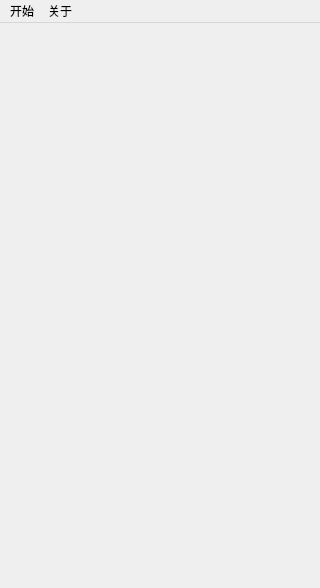
<?xml version="1.0" encoding="UTF-8"?>
<ui version="4.0">
 <class>MainScene</class>
 <widget class="QMainWindow" name="MainScene">
  <property name="geometry">
   <rect>
    <x>0</x>
    <y>0</y>
    <width>320</width>
    <height>588</height>
   </rect>
  </property>
  <property name="minimumSize">
   <size>
    <width>320</width>
    <height>588</height>
   </size>
  </property>
  <property name="maximumSize">
   <size>
    <width>320</width>
    <height>588</height>
   </size>
  </property>
  <property name="windowTitle">
   <string>翻金币</string>
  </property>
  <property name="windowIcon">
   <iconset resource="res.qrc">
    <normaloff>:/res/Coin0001.png</normaloff>:/res/Coin0001.png</iconset>
  </property>
  <widget class="QWidget" name="centralWidget"/>
  <widget class="QMenuBar" name="menuBar">
   <property name="geometry">
    <rect>
     <x>0</x>
     <y>0</y>
     <width>320</width>
     <height>23</height>
    </rect>
   </property>
   <widget class="QMenu" name="menu">
    <property name="title">
     <string>开始</string>
    </property>
    <addaction name="actionexit"/>
   </widget>
   <widget class="QMenu" name="menu_2">
    <property name="title">
     <string>关于</string>
    </property>
    <addaction name="actionintroduce"/>
   </widget>
   <addaction name="menu"/>
   <addaction name="menu_2"/>
  </widget>
  <action name="actionexit">
   <property name="text">
    <string>退出</string>
   </property>
  </action>
  <action name="actionintroduce">
   <property name="text">
    <string>介绍</string>
   </property>
  </action>
 </widget>
 <layoutdefault spacing="6" margin="11"/>
 <resources>
  <include location="res.qrc"/>
 </resources>
 <connections/>
</ui>
